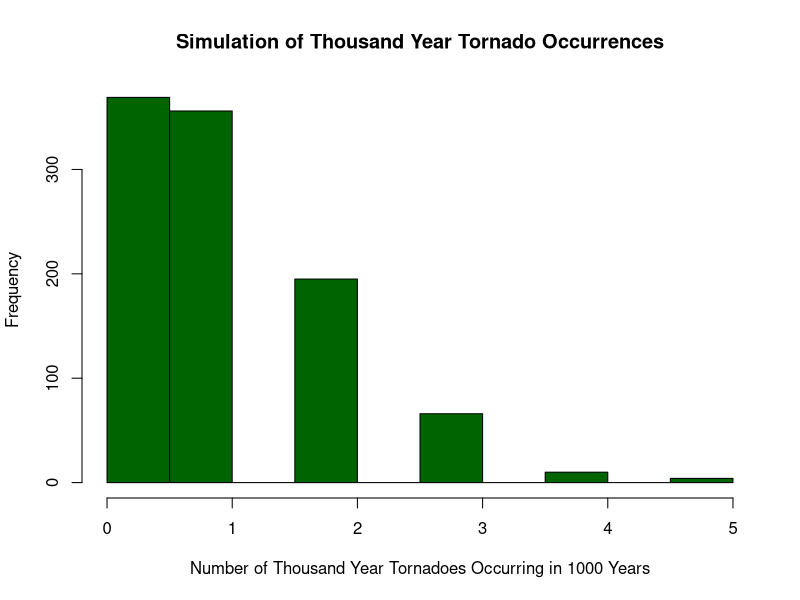

R code for this plot:
## ---- chunk 1
knitr::opts_chunk$set(echo = TRUE)
## ---- chunk 2
# assigning the number of years in the timeseries (1000 years) to a new object
n <- 1000  
# yearly probability of occurence of a TYE
1/n 
# setting the object p as annual exceedence probability
p <- 1/n 
# probability of no TYE occuring in 1000 years
(1 - p)^n  

## ---- chunk 3
1 - ((1 - p)^n)


## ---- chunk 4
randomValues <- runif(1000) # generates 1000 uniformly distributed random values

eventYears <- randomValues <= 1/1000 # the threshold value of 1/1000 defines wether a TYE is occuring (<= 1/1000) or not (> 1/1000), hence the command randomValues <= 1/1000 subsets the years in which a TYE occurs (gives logical value TRUE)

sum(eventYears) # gives the number of years in which an event occurrs (because in  a logical vector TRUE equals 1 and FALSE equals 0) 

## ---- chunk 5
# Code used for simulating 1000 time series 
observedEvents <- replicate(1000, sum(runif(1000)<= 1/1000), simplify="array")

## ---- chunk 6
hist(observedEvents, xlab = "Number of Thousand Year Tornadoes Occurring in 1000 Years", main = "Simulation of Thousand Year Tornado Occurrences", col = "darkgreen") 

